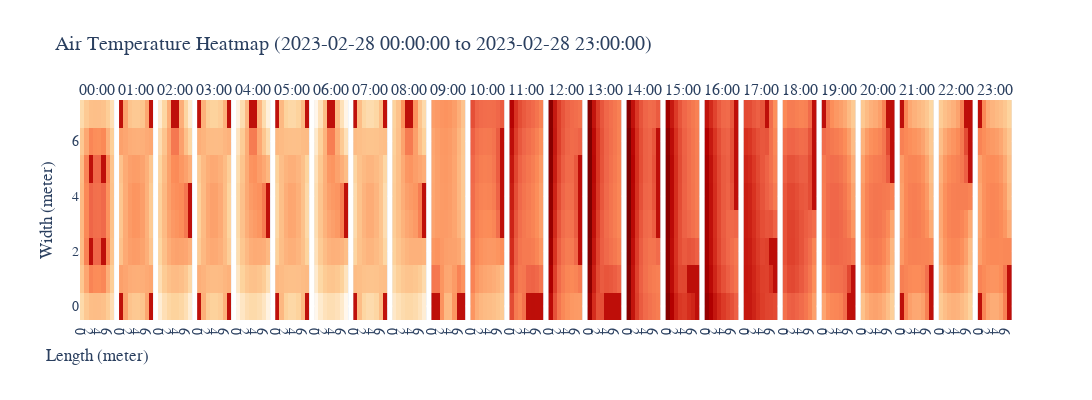

Write notebook code for a chart like this one.
### Code cell
# Visualize the hourly heatmap of the specific date
# Filter data for the specific time range (1 hour, from 00:00:00 to 23:00:00)
start_time = '2023-02-28 00:00:00'
end_time = '2023-02-28 23:00:00'
time_range_df = rb_temp_df[(rb_temp_df['datetime'] >= start_time) & (rb_temp_df['datetime'] <= end_time)]

# Get the unique time steps
unique_times = time_range_df['datetime'].drop_duplicates().sort_values()

# Create a subplot with 1 row and 12 columns (tighter layout)
fig = make_subplots(
    rows=1, cols=len(unique_times),  # 1 row and 12 columns for 12 time steps
    shared_yaxes=True,               # Share y-axis across subplots
    horizontal_spacing=0.005,        # Minimize space between subplots (tight layout)
    subplot_titles=[f'{str(time)[11:16]}' for time in unique_times]  # Short titles (only time)
)

# Plot each time step in a separate column (heatmap)
for i, time in enumerate(unique_times, start=1):
    # Filter data for the current time step
    time_data = time_range_df[time_range_df['datetime'] == time]

    # Create a heatmap for this time step
    heatmap = go.Heatmap(
        z=time_data['air_temp'],        # Values for the heatmap
        x=time_data['coordinate_x'],    # X-axis: coordinate_x
        y=time_data['coordinate_y'],    # Y-axis: coordinate_y
        colorscale='OrRd',               # Use the 'Hot' colorscale
        showscale=False,
        colorbar=dict(title=r'Air Temp (C)'),    # Add cololbar title
        zmin=14,
        zmax=20
    )
    
    # Add this heatmap to the corresponding subplot (1 row, multiple columns)
    fig.add_trace(heatmap, row=1, col=i)

# Update layout to have shared color scale, adjust title, and x/y axis labels
fig.update_layout(
    title='Air Temperature Heatmap (2023-02-28 00:00:00 to 2023-02-28 23:00:00)',
    xaxis_title='Length (meter)',
    yaxis_title='Width (meter)',
    height=400,  # Compact height for a tighter layout
    width=3700,  # Total width for 12 columns
    font=dict(family="Computer Modern Sans Serif", size=14)
)

# Add a shared color scale to the right of the entire figure
fig.update_layout(coloraxis_colorbar=dict(
    title="Air Temp (C)",
    thicknessmode="pixels", 
    thickness=15,
    lenmode="pixels", 
    len=300,
    yanchor="middle", 
    y=0.5,
    ticks="outside",
))

# Display the plot
fig.show()
